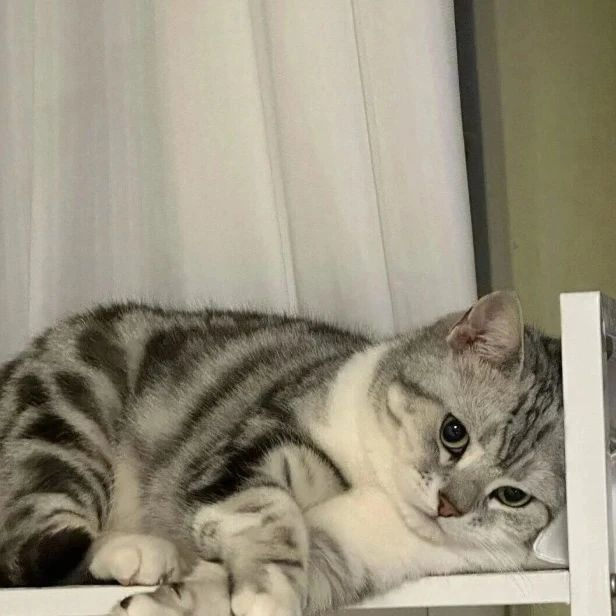
#> input picture cat.jpg, 616 x 616 px
$ python task4.py
#> lines starting #> are read from the running program, lines starting #| are printed output that depends on the picture
#- отразить изображение по нижней границе
import cv2

flipCode = 0
source = cv2.imread('cat.jpg')
#> source is the input picture: shape (616, 616, 3); mean B, G, R 127.2, 146, 152.4
result = cv2.flip(source, flipCode)
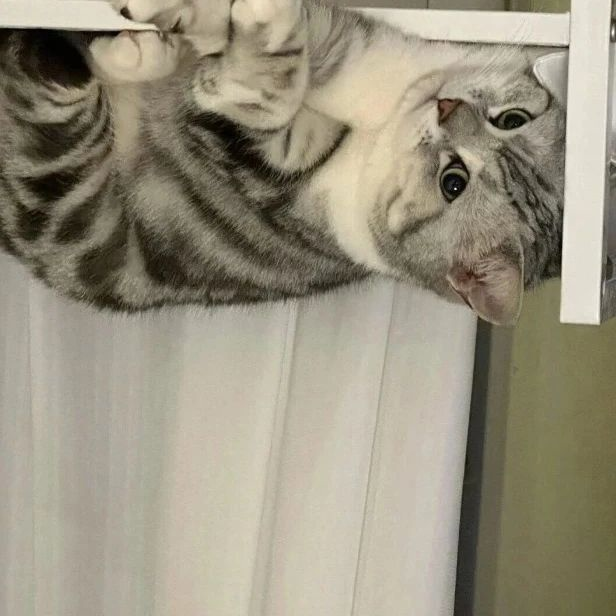
#> result: shape (616, 616, 3); mean B, G, R 127.2, 146, 152.4

cv2.imwrite('result4.jpg', result)

cv2.imshow('Source', source)
cv2.imshow('Result', result)

cv2.waitKey(0)
cv2.destroyAllWindows()
